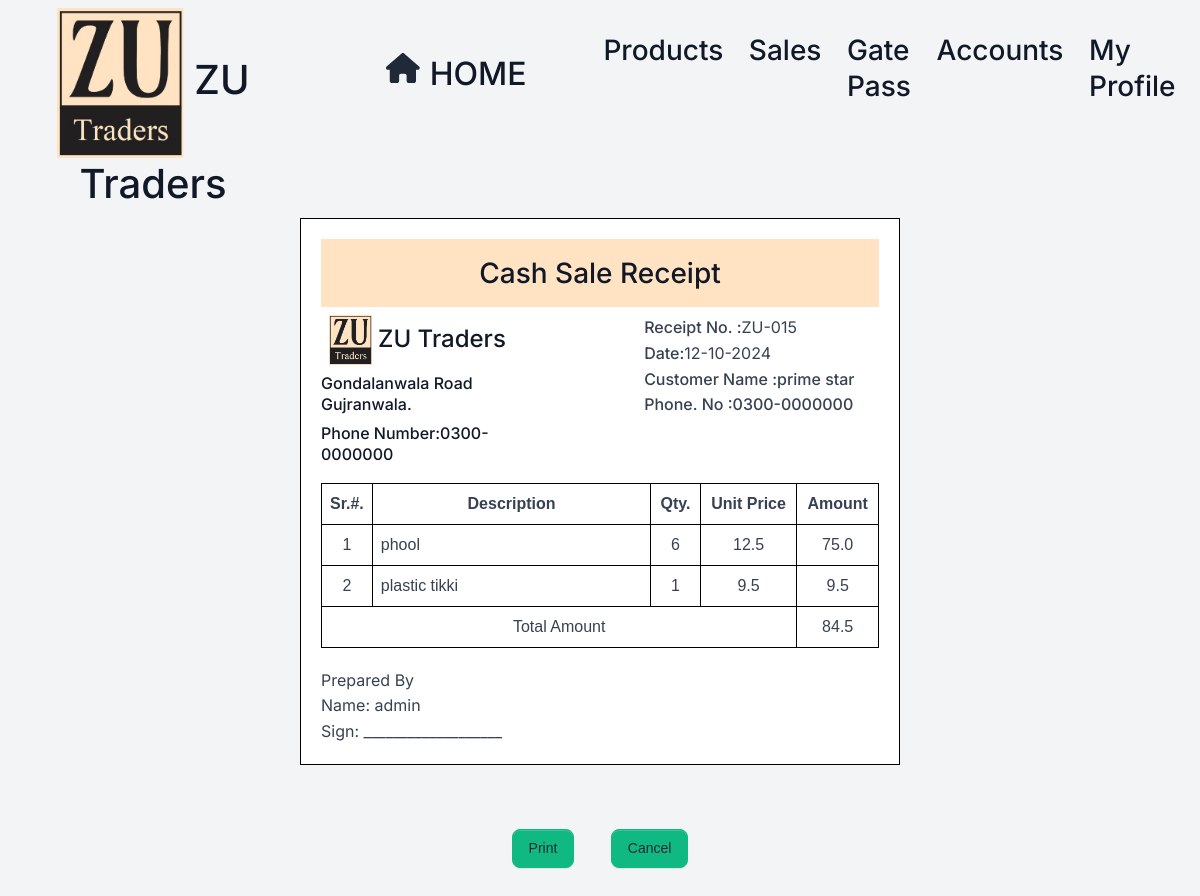
Page /print-salereceipt/15/ (signed in) on the committed database.
### home/models.py (models this page shows, shortened)
class Sales_Receipt(models.Model):
    products = models.ManyToManyField(Product, through='Sales_Receipt_Product')
    date_created = models.DateTimeField(auto_now_add=True)
    customer_name =  models.ForeignKey(Customer,on_delete=models.RESTRICT,null=True)
    phone_number = models.CharField(max_length=12)
    created_by = models.ForeignKey(User, on_delete=models.RESTRICT,null=True)
    make_transaction = models.BooleanField(default=False)

class Customer(models.Model):
    coname=models.CharField(max_length=255)
    name=models.CharField(max_length=255)
    adress=models.CharField(max_length=255)
    contact=models.CharField(max_length=12,null=True,unique=True,blank=True)
    is_deleted = models.BooleanField(default=False)
    def __str__(self):
        return self.coname

class Sales_Receipt_Product(models.Model):
    salereceipt = models.ForeignKey(Sales_Receipt, on_delete=models.RESTRICT)
    product = models.ForeignKey(Product, on_delete=models.RESTRICT)
    quantity = models.PositiveIntegerField()
    unit_price = models.FloatField()
    amount = models.FloatField()

class Product(models.Model):
    ACTIVE = 'Atcive'
    INACTIVE = 'Inactive'
    STATUS_TYPE_CHOICES = [
        (ACTIVE , 'Active'),
        (INACTIVE ,'Inactive'),
    ]
    category=models.ForeignKey(Category,on_delete=models.RESTRICT)
    productname=models.CharField(max_length=255,unique=True)
    product_size=models.CharField(max_length=255)
    product_quantity=models.CharField(max_length=255,null=True,blank=True )
    unit=models.CharField(max_length=255,default="Nos")
    product_status=models.BooleanField(default=True)
    is_deleted = models.BooleanField(default=False)
    pro_img=models.ImageField(upload_to="uploaded/products/",null=True)
    product_slug=AutoSlugField(populate_from="productname",unique=True,null=True,default=None)

### home/views/sales.py (the view)
# urls.py: path('print-salereceipt/<int:salereceipt_id>/', sales.print_salereceipt, name='print_salereceipt'),
@login_required
@permission_required('home.view_sales_receipt', login_url='/login/')
def print_salereceipt(request, salereceipt_id):
    salereceipt = get_object_or_404(Sales_Receipt, id=salereceipt_id)
    salereceipt_products = Sales_Receipt_Product.objects.filter(salereceipt=salereceipt)
    total_amount=salereceipt_products.aggregate(Sum('amount'))
    return render(request, 'sale/print_salereceipt.html', {
        'salereceipt': salereceipt,
        'salereceipt_products': salereceipt_products,
        'total_amount':total_amount
    })

### templates/sale/print_salereceipt.html (shortened to what this page needs)
{% extends 'base.html' %}
{% load custom_filters %}
{% load crispy_forms_tags %}
{% load static %}
{% block content %}
<div class="table-container printableArea"  id="printableArea">
    <div class="text-center">
        <h3 class="text-center p-3" style="background-color:#ffe3c2">Cash Sale Receipt</h3>
    </div>
    <div class="header-section">
        <div>
            <h4 class="text-center">
                <img style="height:50px" src="{% static 'assets/default/img/monogram1.jpg' %}" alt="Monogram"> ZU Traders
            </h4>
            <h6 class="d-flex">Gondalanwala Road Gujranwala.</h6>
            <h6 class="d-flex">Phone Number:0300-0000000</h6>
        </div>
        <div style="margin-left:130px;width:300px">
            <p><strong>Receipt No. :</strong>ZU-0{{salereceipt.id}}</p>
            <p><strong>Date:</strong>{{ salereceipt.date_created|date:"d-m-Y" }}</p>
            <p><strong>Customer Name :{{salereceipt.customer_name}}</strong></p>
            <p><strong>Phone. No :{{salereceipt.phone_number}}</strong></p>
        </div>
    </div>
    <table>
        <thead>
            <tr>
                <th class="col-1 text-center">Sr.#.</th>
                <th class="col-6 text-center">Description</th>
                <th class="tbcol-3 text-center">Qty.</th>
                <th class="tbcol-3 text-center">Unit Price</th>
                <th class="tbcol-3 text-center">Amount</th>
            </tr>
        </thead>
        <tbody id="product-list">
            {% if salereceipt_products %}
            {% for product in salereceipt_products %}
            <tr>
                <td class="text-center">{{ forloop.counter }}</td>
                <td>{{ product.product.productname }}</td>
                <td class="text-center">{{ product.quantity }}</td>
                <td class="text-center">{{ product.unit_price }}</td>
                <td class="text-center">{{ product.amount }}</td>
            </tr>
            {% endfor %}
            {% endif %}
            <tr>
                <td class="text-center" colspan="4">Total Amount</td>
                <td class="text-center">{{total_amount.amount__sum}}</td>
            </tr>
        </tbody>
    </table>
    <div class="footer-section">
        <div>
            <p>Prepared By</p>
            <p>Name: {{request.user}}</p>
            <p>Sign: ___________________</p>
        </div>
    </div>
</div>
<div class="container mt-5 mb-5 text-center">
    <a href="#" onclick="window.print()" class="btn btn-success m-3">Print</a>
    <a href="{% url 'list_sales' %}" class="btn btn-success m-3">Cancel</a>
</div>
{% endblock content %}

### templates/base.html (shortened to what this page needs)
<!DOCTYPE html>
{% load static %}
<html lang="en">
<head>
  <link rel="stylesheet" href="https://cdnjs.cloudflare.com/ajax/libs/font-awesome/6.1.1/css/all.min.css"
 />
  <link rel="stylesheet" href="{% static 'assets/bootstrap/css/bootstrap.min.css' %}" />
  <link rel="stylesheet" href="{% static 'assets/DataTables/datatables.min.css' %}" />
  <link rel="stylesheet" href="{% static 'assets/select2/dist/css/select2.min.css' %}" />
  <link rel="stylesheet" href="{% static 'assets/default/css/style.css' %}" />
  <link type="text/css" href="{% static 'css/volt.css' %}" rel="stylesheet" />
</head>
<body>
  <div class="container-fluid">
<div class="row">
  <div class="col-lg-3">
<div style="">
  <h1 class="text-center mt-2 " >
    <img style="height: 150px" src="{% static 'assets/default/img/monogram1.jpg' %}" alt="Monogram" />
    ZU Traders
  </h1>
</div></div>
  <div class="col-lg-9 mt-2">
  <nav class="navbar navbar-expand-lg navbar-light" style="">
    <div class="container-fluid">
      <a class="navbar-brand d-flex align-items-center px-5" href="/">
        <i style="height: 30px" class="fa fa-home"></i>
        <h4 class="fs-2 mb-0 s-2" style="margin-left: 10px; padding-top: 10px">
          Home
        </h4>
      </a>
      <div class="ollapse navbar-collapse" id="navbarSupportedContent">
        <ul class="navbar-nav me-auto mb-2 mb-lg-0">
           {% if perms.home.view_product %}
          <li class="nav-item">
            <a class="nav-link {% if request.path == '/product/' %} bg-secondary bg-gradient text-light rounded {%endif%}"
              aria-current="page" href="/product/">
              <h5 class="fs-3 mb-0 {% if request.path == '/product/' %} text-light {%endif%}">
                Products
              </h5>
            </a>
          </li>
          {% endif %}
          {% if perms.home.view_sales_receipt %}
          <li class="nav-item">
            <a class="nav-link {% if request.path == '/list-sales/' %} bg-secondary bg-gradient text-light rounded {%endif%}"
              aria-current="page" href="/list-sales/">
              <h5 class="fs-3 mb-0 {% if request.path == '/list-sales/' %} text-light {%endif%}">
                Sales
              </h5>
            </a>
          </li>
          {% endif %}
          {% if perms.home.view_gatepass %}
          <li class="nav-item">
            <a class="nav-link {% if request.path == '/list-gatepasses/' %} bg-secondary bg-gradient text-light rounded {%endif%}"
              aria-current="page" href="/list-gatepasses/">
              <h5 class="fs-3 mb-0 {% if request.path == '/list-gatepasses/' %} text-light {%endif%}}">
                Gate Pass
              </h5>
            </a>
          </li>
          {% endif %}
          {% if perms.home.view_account %}
          <li class="nav-item">
            <a class="nav-link {% if request.path == '/accounts/' %} bg-secondary bg-gradient text-light rounded {%endif%}"
              aria-current="page" href="/accounts/">
              <h5 class="fs-3 mb-0 {% if request.path == '/accounts/' %} text-light {%endif%}">
                Accounts
              </h5>
            </a>
          </li>
          {% endif %}
          {% if request.user.is_authenticated %}
          <li class="nav-item">
            <a class="nav-link {% if request.path == '/dashboard/' %} bg-secondary bg-gradient text-light rounded {%endif%}"
              href="/dashboard/">
              <h5 class="fs-3 mb-0 {% if request.path == '/dashboard/' %} text-light {%endif%}">
                My Profile
              </h5>
            </a>
          </li>
          <li class="nav-item">
            <a class="nav-link {% if request.path == '/logout/' %} bg-secondary bg-gradient text-light rounded {%endif%}}"
              href="/logout/">
            </a>
          </li>
          {% endif %}
        </ul>
      </div>
    </div>
  </nav>
  <div id="display-msg" class="text-center mt-2" style="min-height: 80px">
  </div>
</div>
</div>
</div>
  {% block content %} {% endblock content %}
</body>
</html>

### static/assets/default/css/style.css (style rules this page uses)
html, body { height: 100%; width: 100%; max-height: 100%; overflow: auto; display: flex; flex-direction: column; }

### templates/sale/print_salereceipt.html (style rules this page uses)
body { font-family: Arial, sans-serif; }
p { margin-top: 0; margin-bottom: 0rem; }
.table-container { width: 50%; margin: 0 auto; border: 1px solid #000; padding: 20px; background-color: #fff; }
table { width: 100%; border-collapse: collapse; margin-top: 10px; }
th, td { border: 1px solid #000; padding: 8px; text-align: left; }
.header-section { display: flex; justify-content: space-between; margin-bottom: 10px; }
.footer-section { display: flex; justify-content: space-between; margin-top: 20px; }

### rows in the picture
Sales_Receipt: id "15", date_created "12-10-2024", customer_name "prime star", phone_number "0300-0000000"
Sales_Receipt_Product: product.productname "phool", quantity "6", unit_price "12.5", amount "75.0"
Sales_Receipt_Product: product.productname "plastic tikki", quantity "1", unit_price "9.5", amount "9.5"

### other values in the picture
{{ total_amount.amount__sum }} "84.5"
{{ request.user }} "admin"
